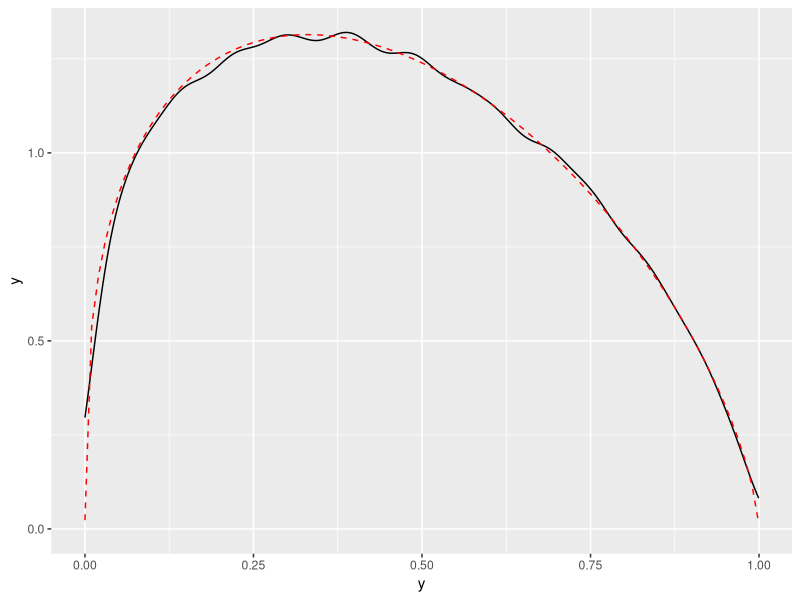

Generate this figure with R:
## ---- Acceptance-Rejection Sampling -----

fn <- function(x, a, b) {
	1/beta(a, b) * x^(a - 1) * (1 - x)^(b - 1)
}
rfn <- function(n, a, b) {
	x <- seq(0, 1, length.out=1e2)
	M0 <- max(fn(x, a, b))
	browser()
	y0 <- runif(n*2, 0, 1)
	gy <- dunif(y0, 0, 1)
	fy <- fn(y0, a, b)
	accept <- runif(n*2, 0, 1) < fy/(M0 * gy)
	return(y0[accept][1:n])
}

a <- 1.33
b <- 1.67
y <- rfn(1e5, a, b)

library(ggplot2)
plt <- ggplot(data.frame(y), aes(y)) +
	stat_density(geom = "path") +
	stat_function(fun = fn, args = list(a = a, b = b),
				  col = "red", linetype = "dashed")
plot(plt)